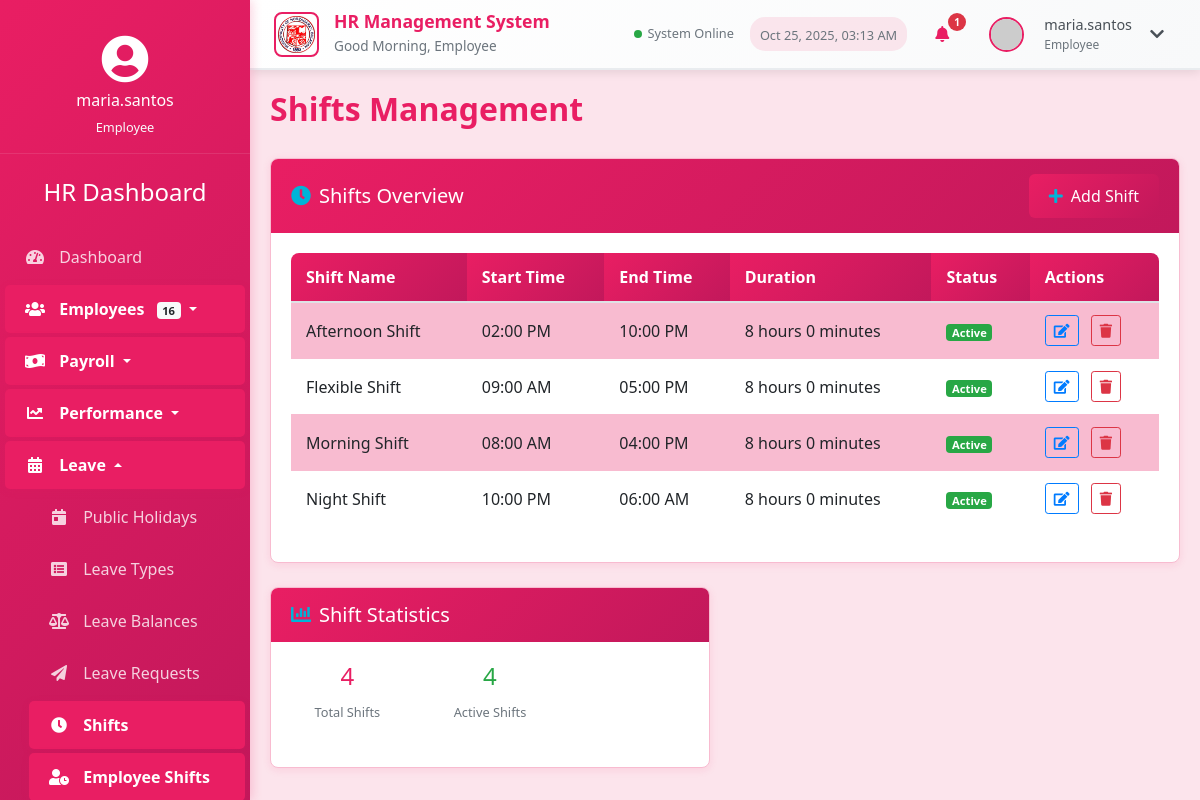
The page /shifts.php (signed in) on the database as committed earlier.
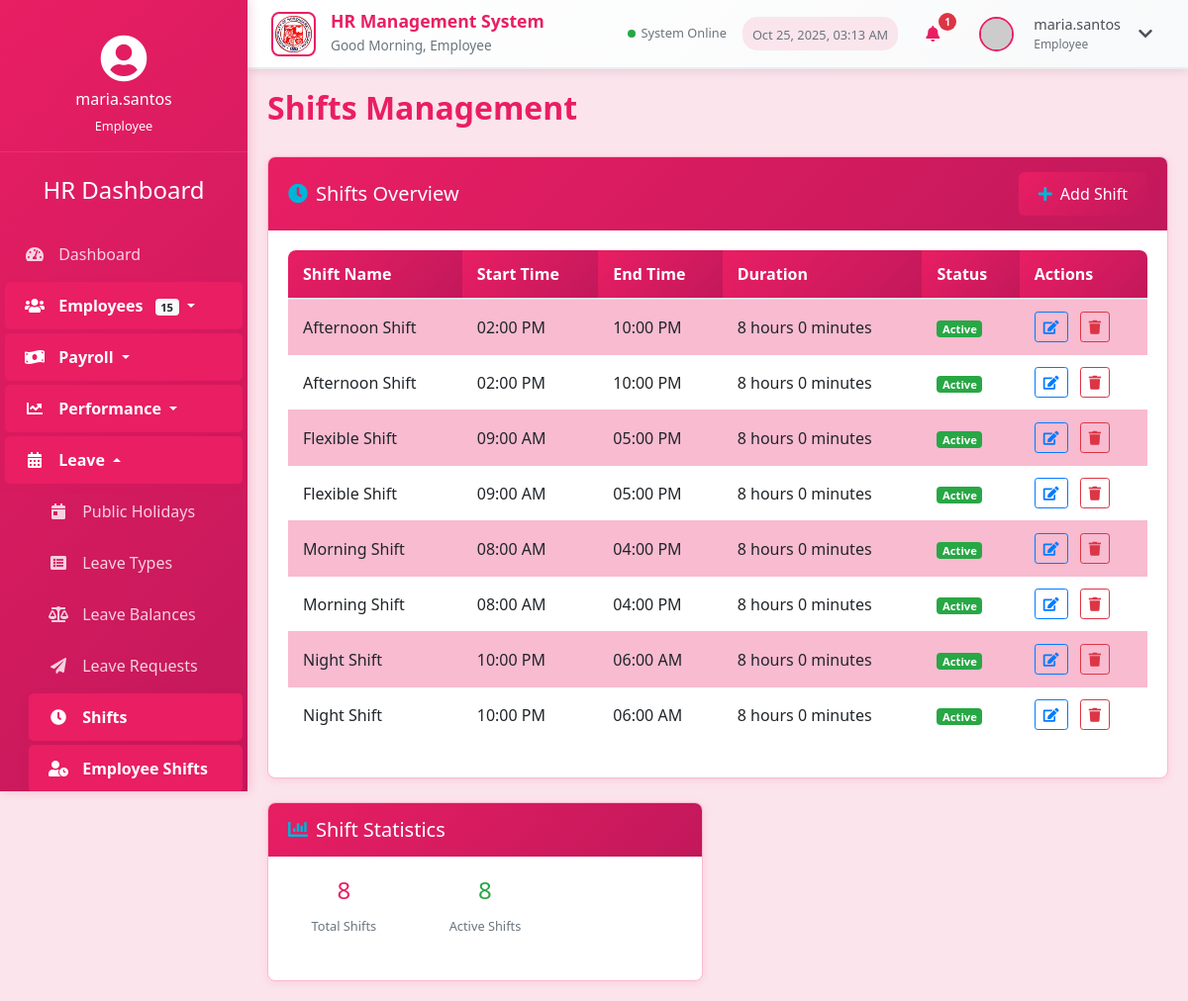
The same page on the database as committed later.
### tables this page shows
CREATE TABLE `shifts` (
  `shift_id` int(11) NOT NULL,
  `shift_name` varchar(50) NOT NULL,
  `start_time` time NOT NULL,
  `end_time` time NOT NULL,
  `description` text DEFAULT NULL,
  `created_at` timestamp NOT NULL DEFAULT current_timestamp(),
  `updated_at` timestamp NOT NULL DEFAULT current_timestamp() ON UPDATE current_timestamp()
);

### dp.php (called while the page is built, shortened)
<?php
require_once 'config.php';
function getShifts() {
    global $conn;
    try {
        $sql = "SELECT DISTINCT * FROM shifts ORDER BY shift_name";
        $stmt = $conn->query($sql);
        return $stmt->fetchAll(PDO::FETCH_ASSOC);
    } catch (PDOException $e) {
        return [];
    }
}
?>

### shifts.php (the view, shortened to what the rows shown need)
<?php
require_once 'dp.php';
function calculateDuration($start_time, $end_time) {
    $start = new DateTime($start_time);
    $end = new DateTime($end_time);
    if ($end < $start) {
        $end->modify('+1 day');
    }
    $interval = $start->diff($end);
    return $interval->format('%h hours %i minutes');
}
$shifts = getShifts();
?>
<!DOCTYPE html>
<html lang="en">
<head>
    <link rel="stylesheet" href="https://stackpath.bootstrapcdn.com/bootstrap/4.5.2/css/bootstrap.min.css">
    <link rel="stylesheet" href="https://cdnjs.cloudflare.com/ajax/libs/font-awesome/5.15.1/css/all.min.css">
    <link rel="stylesheet" href="styles.css?v=rose">
</head>
<body>
    <div class="container-fluid">
        <div class="row">
            <div class="main-content">
                <h2 class="section-title">Shifts Management</h2>
                <div class="row mb-4">
                    <div class="col-md-12">
                        <div class="card">
                            <div class="card-body">
                                <div class="table-responsive">
                                    <table class="table table-striped">
                                        <thead>
                                            <tr>
                                                <th>Shift Name</th>
                                                <th>Start Time</th>
                                                <th>End Time</th>
                                                <th>Duration</th>
                                                <th>Status</th>
                                                <th>Actions</th>
                                            </tr>
                                        </thead>
                                        <tbody>
                                            <?php if (empty($shifts)): ?>
                                                <tr>
                                                    <td colspan="6" class="text-center text-muted py-4">
                                                        <i class="fas fa-clock fa-2x mb-2"></i>
                                                        <p>No shifts found. Add your first shift using the button above.</p>
                                                    </td>
                                                </tr>
                                            <?php else: ?>
                                                <?php foreach ($shifts as $shift): ?>
                                                <tr>
                                                    <td><?php echo htmlspecialchars($shift['shift_name']); ?></td>
                                                    <td><?php echo date('h:i A', strtotime($shift['start_time'])); ?></td>
                                                    <td><?php echo date('h:i A', strtotime($shift['end_time'])); ?></td>
                                                    <td><?php echo calculateDuration($shift['start_time'], $shift['end_time']); ?></td>
                                                    <td><span class="shift-status badge badge-success">Active</span></td>
                                                    <td>
                                                        <form method="POST" style="display:inline;">
                                                            <button type="button" class="btn btn-sm btn-outline-primary mr-2" data-toggle="modal" data-target="#editShiftModal"
                                                                    data-id="<?php echo $shift['shift_id']; ?>"
                                                                    data-name="<?php echo htmlspecialchars($shift['shift_name']); ?>"
                                                                    data-starttime="<?php echo $shift['start_time']; ?>"
                                                                    data-endtime="<?php echo $shift['end_time']; ?>"
                                                                    data-description="<?php echo htmlspecialchars($shift['description']); ?>">
                                                                <i class="fas fa-edit"></i>
                                                            </button>
                                                        </form>
                                                        <form method="POST" style="display:inline;">
                                                            <button type="submit" class="btn btn-sm btn-outline-danger" name="deleteShift" onclick="return confirm('Are you sure you want to delete this shift?')">
                                                                <i class="fas fa-trash"></i>
                                                            </button>
                                                        </form>
                                                    </td>
                                                </tr>
                                                <?php endforeach; ?>
                                            <?php endif; ?>
                                        </tbody>
                                    </table>
                                </div>
                            </div>
                        </div>
                    </div>
                </div>

Rows that differ between the two databases and show on the page:
added shifts: shift_name "Afternoon Shift", start_time "02:00 PM", end_time "10:00 PM", calculateDuration($shift['start_time'], $shift['end_time']) "8 hours 0 minutes"
added shifts: shift_name "Flexible Shift", start_time "09:00 AM", end_time "05:00 PM", calculateDuration($shift['start_time'], $shift['end_time']) "8 hours 0 minutes"
added shifts: shift_name "Morning Shift", start_time "08:00 AM", end_time "04:00 PM", calculateDuration($shift['start_time'], $shift['end_time']) "8 hours 0 minutes"
added shifts: shift_name "Night Shift", start_time "10:00 PM", end_time "06:00 AM", calculateDuration($shift['start_time'], $shift['end_time']) "8 hours 0 minutes"
Other text that changed with them:
$sidebar_stats['employees']: "16" → "15"
count($shifts): "4" → "8"
